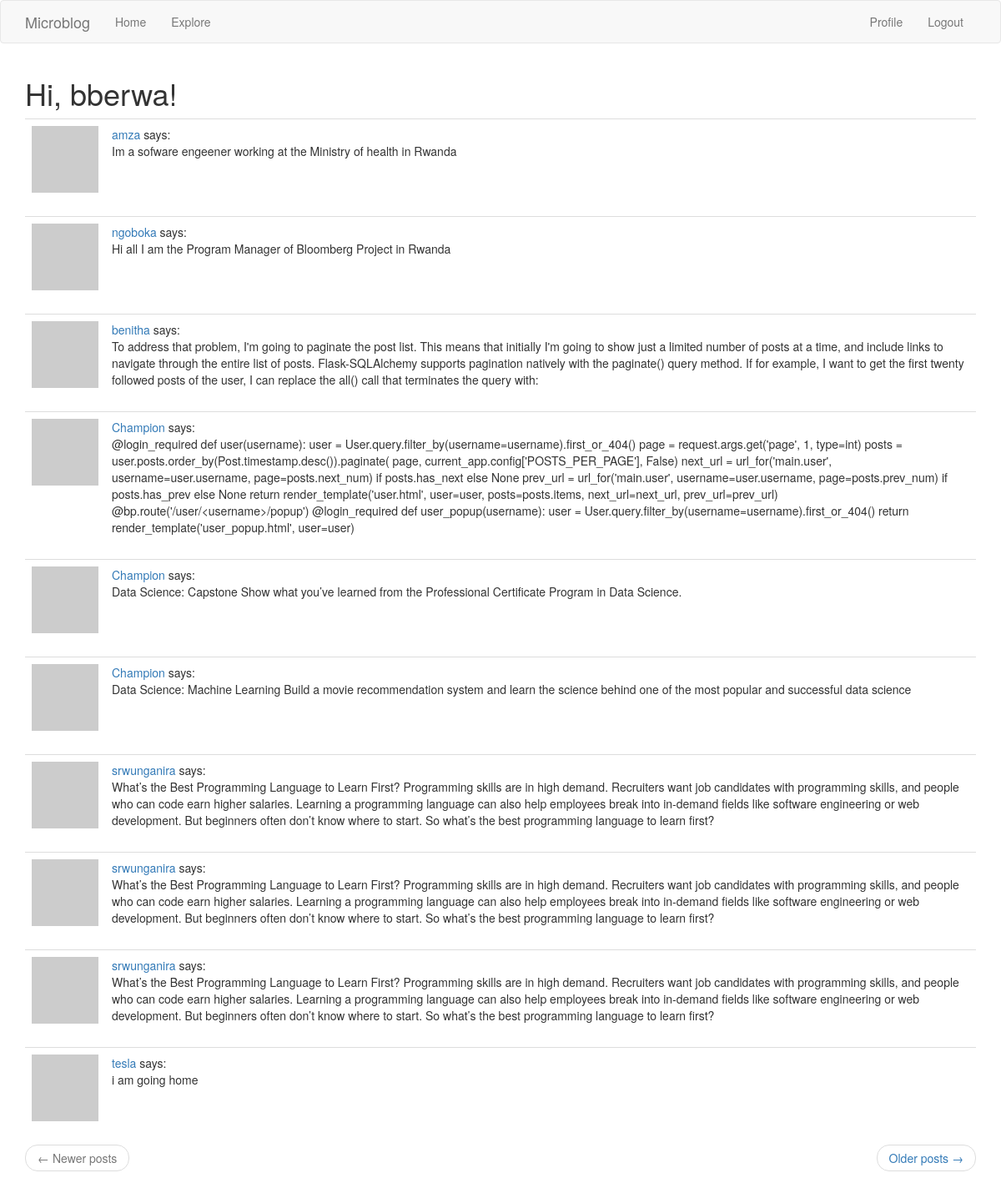
Page /explore (signed in) on the committed database.
### app/models.py (models this page shows, shortened)
class Users(UserMixin, db.Model):
    id = db.Column(db.Integer, primary_key=True)
    username = db.Column(db.String(64), index=True, unique=True)
    email = db.Column(db.String(120), index=True, unique=True)
    password_hash = db.Column(db.String(128))
    posts = db.relationship('Post', backref='author', lazy='dynamic')
    about_me = db.Column(db.String(140))
    last_seen = db.Column(db.DateTime, default=datetime.utcnow)
    followed = db.relationship(
        'Users', secondary=followers,
        primaryjoin=(followers.c.follower_id == id),
        secondaryjoin=(followers.c.followed_id == id),
        backref=db.backref('followers', lazy='dynamic'), lazy='dynamic')
    def avatar(self, size):
        digest = md5(self.email.lower().encode('utf-8')).hexdigest()
        return 'https://www.gravatar.com/avatar/{}?d=identicon&s={}'.format(
            digest, size)

class Post(db.Model):
    id = db.Column(db.Integer, primary_key=True)
    body = db.Column(db.String(140))
    timestamp = db.Column(db.DateTime, index=True, default=datetime.utcnow)
    user_id = db.Column(db.Integer, db.ForeignKey('users.id'))

### app/routes.py (the view)
@app.route('/explore')
@login_required
def explore():
    page = request.args.get('page', 1, type=int)
    posts = Post.query.order_by(Post.timestamp.desc()).paginate(
        page, app.config['POSTS_PER_PAGE'], False)
    next_url = url_for('explore', page=posts.next_num) \
        if posts.has_next else None
    prev_url = url_for('explore', page=posts.prev_num) \
        if posts.has_prev else None
    return render_template('index.html', title='Explore', posts=posts.items,
                           next_url=next_url, prev_url=prev_url)

### app/models.py (called while the page is built)
@login.user_loader
def load_user(id):
    return Users.query.get(int(id))

### app/routes.py (called while the page is built)
@app.before_request
def before_request():
    if current_user.is_authenticated:
        current_user.last_seen = datetime.utcnow()
        db.session.commit()

### app/templates/index.html (shortened to what this page needs)
{% extends "base.html" %}
{% import 'bootstrap/wtf.html' as wtf %}
{% block app_content %}
    <h1>Hi, {{ current_user.username }}!</h1>
    {% for post in posts %}
        {% include '_post.html' %}
    {% endfor %}
    <nav aria-label="...">
        <ul class="pager">
            <li class="previous{% if not prev_url %} disabled{% endif %}">
                <a href="{{ prev_url or '#' }}">
                    <span aria-hidden="true">&larr;</span> Newer posts
                </a>
            </li>
            <li class="next{% if not next_url %} disabled{% endif %}">
                <a href="{{ next_url or '#' }}">
                    Older posts <span aria-hidden="true">&rarr;</span>
                </a>
            </li>
        </ul>
    </nav>
{% endblock %}

### app/templates/_post.html
  <table class="table table-hover">
        <tr>
            <td width="70px">
                <a href="{{ url_for('user', username=post.author.username) }}">
                    <img src="{{ post.author.avatar(70) }}" />
                </a>
            </td>
            <td>
                <a href="{{ url_for('user', username=post.author.username) }}">
                    {{ post.author.username }}
                </a>
                says:
                <br>
                {{ post.body }}
            </td>
        </tr>
    </table>

### rows in the picture
Users: username "bberwa"
Post: author.username "amza", body "Im a sofware engeener working at the Ministry of health in Rwanda"
Post: author.username "ngoboka", body "Hi all I am the Program Manager of Bloomberg Project in Rwanda"
Post: author.username "benitha", body "To address that problem, I'm going to paginate the post list. This means that initially I'm going to show just a limited number of posts at a time, and include links to navigate through the entire list of posts. Flask-SQLAlchemy supports pagination natively with the paginate() query method. If for example, I want to get the first twenty followed posts of the user, I can replace the all() call that terminates the query with:"
Post: author.username "Champion", body "@login_required def user(username): user = User.query.filter_by(username=username).first_or_404() page = request.args.get('page', 1, type=int) posts = user.posts.order_by(Post.timestamp.desc()).paginate( page, current_app.config['POSTS_PER_PAGE'], False) next_url = url_for('main.user', username=user.username, page=posts.next_num) if posts.has_next else None prev_url = url_for('main.user', username=user.username, page=posts.prev_num) if posts.has_prev else None return render_template('user.html', user=user, posts=posts.items, next_url=next_url, prev_url=prev_url) @bp.route('/user/<username>/popup') @login_required def user_popup(username): user =…"
Post: author.username "Champion", body "Data Science: Capstone Show what you’ve learned from the Professional Certificate Program in Data Science."
Post: author.username "Champion", body "Data Science: Machine Learning Build a movie recommendation system and learn the science behind one of the most popular and successful data science"
Post: author.username "srwunganira", body "What’s the Best Programming Language to Learn First? Programming skills are in high demand. Recruiters want job candidates with programming skills, and people who can code earn higher salaries. Learning a programming language can also help employees break into in-demand fields like software engineering or web development. But beginners often don’t know where to start. So what’s the best programming language to learn first?"
Post: author.username "srwunganira", body "What’s the Best Programming Language to Learn First? Programming skills are in high demand. Recruiters want job candidates with programming skills, and people who can code earn higher salaries. Learning a programming language can also help employees break into in-demand fields like software engineering or web development. But beginners often don’t know where to start. So what’s the best programming language to learn first?"
Post: author.username "srwunganira", body "What’s the Best Programming Language to Learn First? Programming skills are in high demand. Recruiters want job candidates with programming skills, and people who can code earn higher salaries. Learning a programming language can also help employees break into in-demand fields like software engineering or web development. But beginners often don’t know where to start. So what’s the best programming language to learn first?"
Post: author.username "tesla", body "i am going home"
